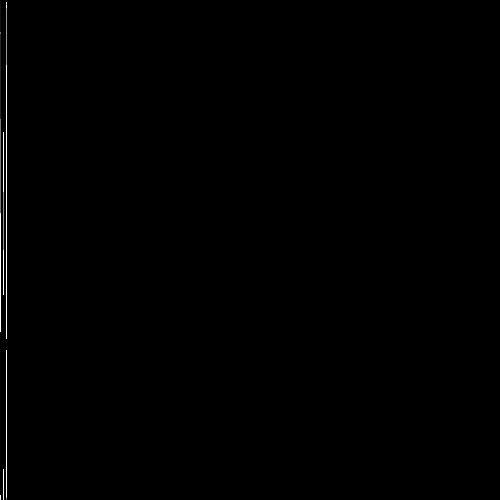
Frame 1 (no input)
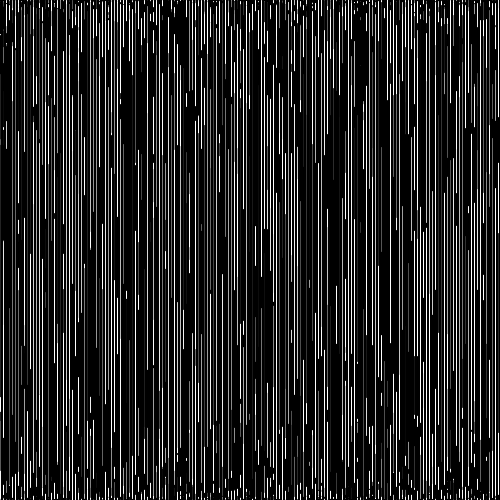
Frame 60 (the mouse pressed at the canvas centre just before this capture)
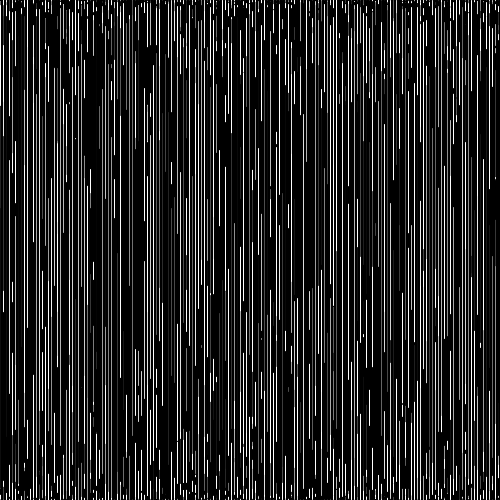
Frame 120 (the mouse held since frame 60 and released just before this capture)

The Processing sketch that drew these frames (run headless with seeded random() and noise(); from frame 60 on, the mouse is pressed at the canvas centre):

// Processing sketch: processing_88710
// ── processing_88710.pde

int newPoint = 0;

void setup () {
  size (500, 500);
  background(0);
  //frameRate(15);
}

void draw () {
  for (int i=0; i<3; i++) {

 
    
    for (int j=0; j<150; j++) {
      stroke(255);
      line(newPoint, random(500), newPoint, random(500));
      stroke(0);
      line(newPoint, random(500), newPoint, random(500));
      stroke(random(255));
      line(newPoint, random(500), newPoint, random(500));
      
      
    }


    newPoint+=3;

    if (newPoint > 500) newPoint = 0;
  }
}
